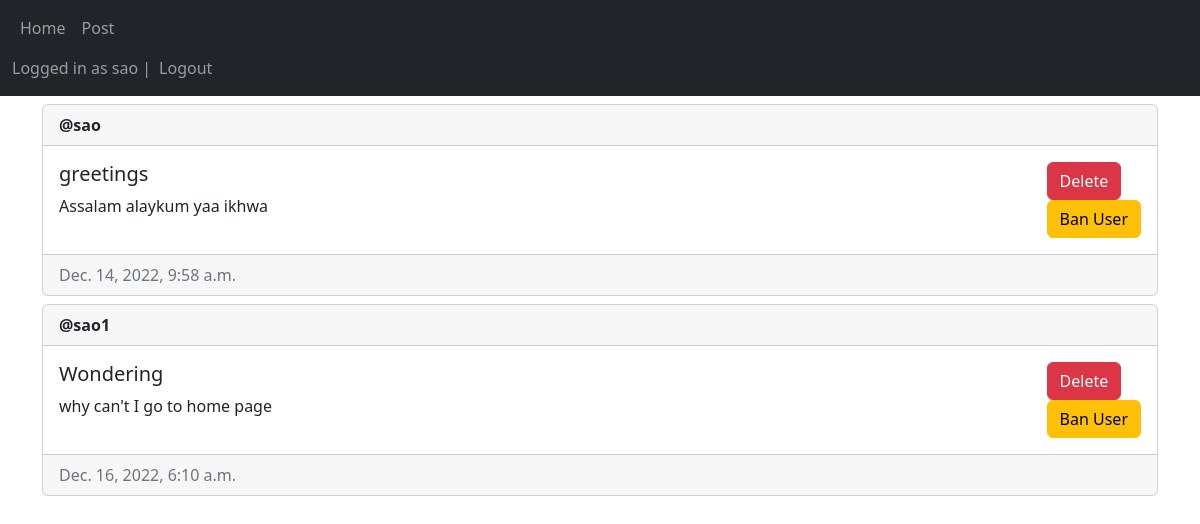
The app's page / (signed in) with its own data.
### main/models.py (models this page shows, shortened)
class Post(models.Model):
    author = models.ForeignKey(User, on_delete=models.CASCADE)
    title = models.CharField(max_length=200)
    description = models.TextField()
    created_at = models.DateTimeField(auto_now_add=True)
    updated_at = models.DateTimeField(auto_now=True)

### main/views.py (the view, shortened to what this page needs)
# urls.py: path('', views.home, name='home' ),
@login_required(login_url="/login")
@permission_required("main.add_post", login_url="/login", raise_exception=True)
def home(request):
    posts = Post.objects.all()
    return render(request, 'main/home.html', {"posts":posts})

### main/templates/main/home.html (shortened to what this page needs)
{% extends 'main/base.html' %}
{% block content %}
{% for post in posts %}
<div class="card mt-2">
    <div class="card-header"><strong>@{{post.author.username}}</strong></div>
    <div class="card-body d-flex flex-row justify-content-between">
        <div>
            <h5 class="card-title">{{post.title}}</h5>
            <p>{{post.description}}</p>
        </div>
        <div>
            {% if user == post.author or perms.main.delete_post %}
            <form method="POST">
                <button type="submit" class="btn btn-danger" name="post-id" value="{{post.id}}">Delete</button>
            </form>
            {% endif %}
            <form method="POST">
                <button type="submit" class="btn btn-warning" name="user-id" value="{{post.author.id}}">Ban User</button>
            </form>
        </div>
    </div>
    <div class="card-footer text-muted">{{post.created_at}}</div>
</div>
{% empty %}
<p>No post yet:</p>
{% endfor %}
{% endblock %}

### main/templates/main/base.html (shortened to what this page needs)
<!DOCTYPE html>
<html lang="en">
<head>
    <link href="https://cdn.jsdelivr.net/npm/bootstrap@5.2.3/dist/css/bootstrap.min.css" rel="stylesheet">
</head>
<body>
    <nav class="navbar navbar-expand-lg navbar-dark bg-dark">
        <div class="container-fluid">
            <div>
                <ul class="navbar-nav">
                    <li class="nav-item">
                        <a href="/home" class="nav-link">Home</a>
                    </li>
                    <li class="nav-item">
                        <a href="/create-post" class="nav-link">Post</a>
                    </li>
                </ul>
            <div>
            <div>
                <ul class="navbar-nav">
                    {% if user.is_authenticated %}
                    <span class="navbar-text">Logged in as {{user.username}} |</span>
                    <li class="nav-item">
                        <a href="/logout" class="nav-link">Logout</a>
                    </li>
                    {% else %}
                    <li class="nav-item">
                        <a href="/login" class="nav-link">Login</a>
                    </li>
                    {% endif %}
                </ul>
            </div>
        </div>
    </nav>
    <div class="container">{% block content %}{% endblock %}</div>
</body>
</html>

### records on screen
Post: author.username "sao", title "greetings", description "Assalam alaykum yaa ikhwa", {{ post.id }} 1 (drawn), created_at "Dec. 14, 2022, 9:58 a.m."
Post: author.username "sao1", title "Wondering", description "why can't I go to home page", {{ post.id }} 3 (drawn), created_at "Dec. 16, 2022, 6:10 a.m."

### other values on screen
{{ user.username }} "sao"
